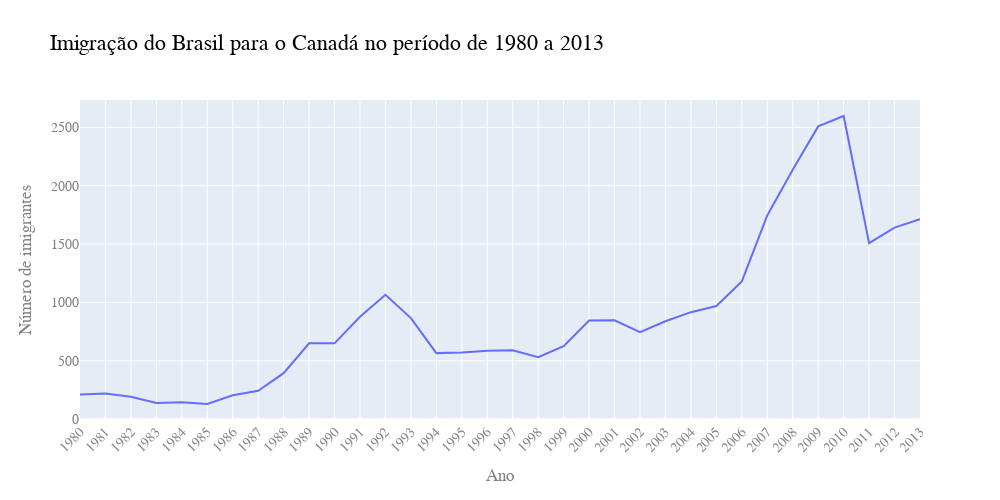

Notebook code cell kept with this figure:
### Markdown cell above
### Fonte: alterando tipo, tamanho e cor

### Code cell
fig = px.line(dados_brasil, x='ano', y='imigrantes',
              title='Imigração do Brasil para o Canadá no período de 1980 a 2013')
fig.update_layout(
    width=1000, height=500, 
    xaxis={'tickangle': -45},
    font_family='Arial',
    font_size=14,
    font_color='grey',
    title_font_color='black',
    title_font_size=22,
    xaxis_title='Ano',
    yaxis_title='Número de imigrantes')
fig.show()

### Figure 1 — Plotly figure (JSON) as saved in the notebook; plotly's stock layout.template omitted (floating-point values rounded to 4 significant figures)
{"data": [{"hovertemplate": "ano=%{x}<br>imigrantes=%{y}<extra></extra>", "legendgroup": "", "line": {"color": "#636efa", "dash": "solid"}, "marker": {"symbol": "circle"}, "mode": "lines", "name": "", "orientation": "v", "showlegend": false, "type": "scatter", "x": ["1980", "1981", "1982", "1983", "1984", "1985", "1986", "1987", "1988", "1989", "1990", "1991", "1992", "1993", "1994", "1995", "1996", "1997", "1998", "1999", "2000", "2001", "2002", "2003", "2004", "2005", "2006", "2007", "2008", "2009", "2010", "2011", "2012", "2013"], "xaxis": "x", "y": [211, 220, 192, 139, 145, 130, 205, 244, 394, 650, 650, 877, 1066, 866, 566, 572, 586, 591, 531, 626, 845, 847, 745, 839, 917, 969, 1181, 1746, 2138, 2509, 2598, 1508, 1642, 1714], "yaxis": "y"}], "layout": {"font": {"color": "grey", "family": "Arial", "size": 14}, "height": 500, "legend": {"tracegroupgap": 0}, "title": {"font": {"color": "black", "size": 22}, "text": "Imigração do Brasil para o Canadá no período de 1980 a 2013"}, "width": 1000, "xaxis": {"anchor": "y", "domain": [0, 1], "tickangle": -45, "title": {"text": "Ano"}}, "yaxis": {"anchor": "x", "domain": [0, 1], "title": {"text": "Número de imigrantes"}}}}
